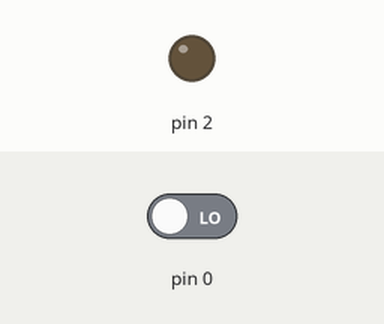
Simulated run of this sketch. Board: Arduino Uno, built with avr-gcc and run on an emulated ATmega328P. On the bench: output pins drawn as LEDs (lit = HIGH). The inputs (shaded band) are chosen by the test bench; at power-on: pin 0 LOW.

Above: at 1.2 s.
1.3 s: pin 0 driven HIGH
At 2.1 s:
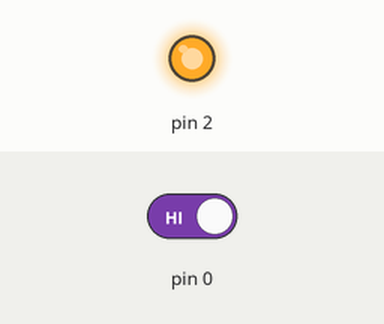
2.8 s: pin 0 driven LOW
At 3.3 s:
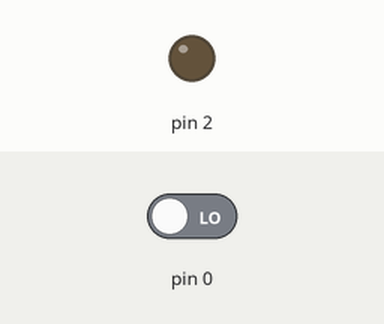
Timing chart, 0 to 5.8 s (numbered marks = the images above; inputs shaded):
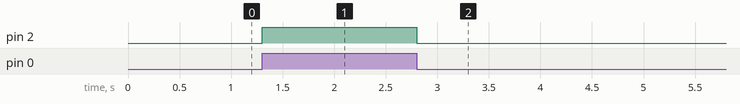

The sketch:

sketch_apr29a.ino
```cpp
int value;
void setup() {

  pinMode(2,OUTPUT);
  pinMode(0, INPUT);

}
void loop() {
     value = digitalRead(0);
     digitalWrite(2,value);

}
```

Measured:
- after the input at 1.3 s, pin 2: LOW → HIGH at once
- after the input at 2.8 s, pin 2: HIGH → LOW at once
